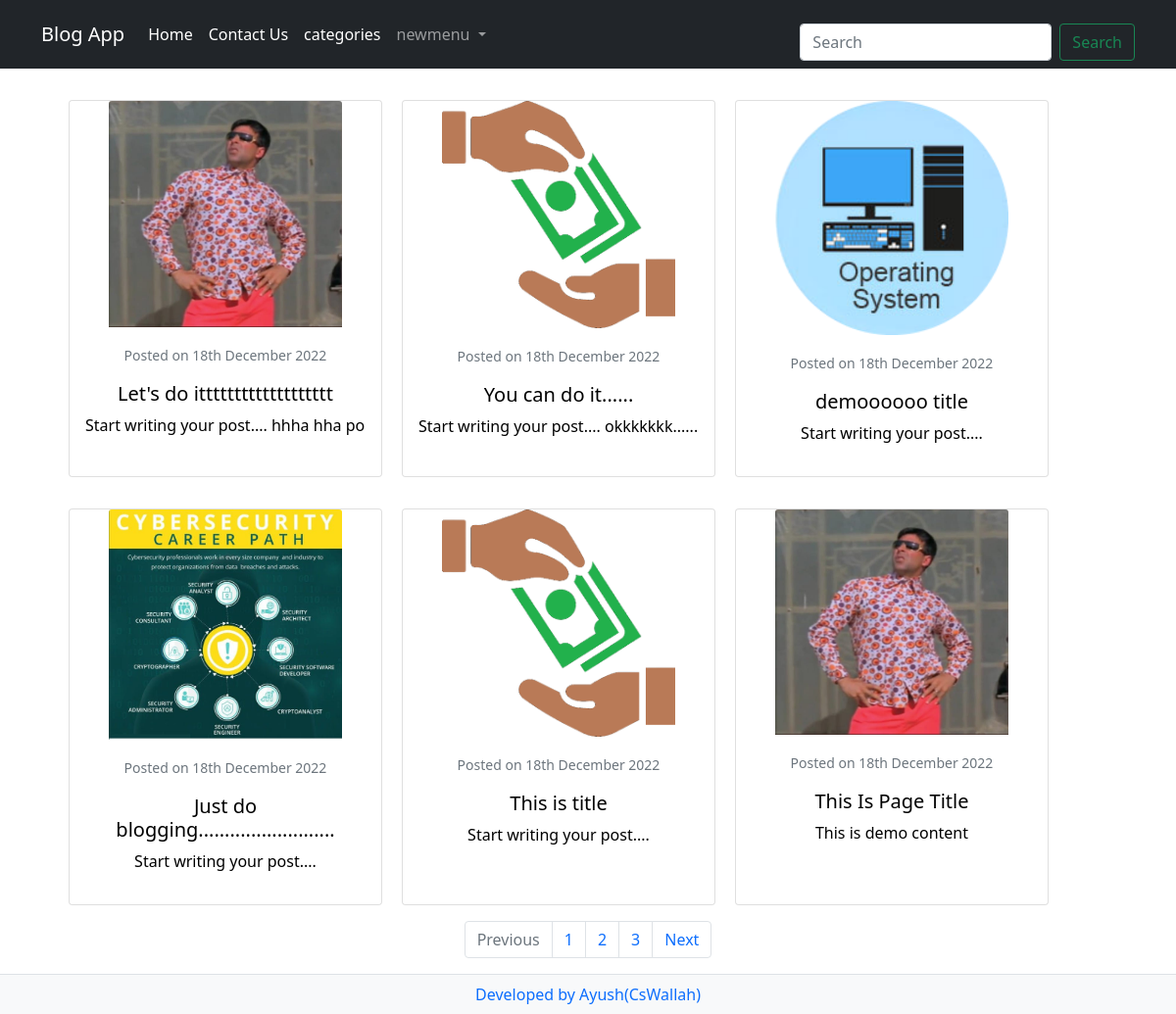
The page / on the database its author committed.
### tables this page shows
CREATE TABLE `menu` (
  `id` int(11) NOT NULL,
  `name` varchar(200) NOT NULL,
  `action` text NOT NULL
);

CREATE TABLE `post` (
  `id` int(11) NOT NULL,
  `title` text NOT NULL,
  `content` text NOT NULL,
  `created_at` timestamp NOT NULL DEFAULT current_timestamp() ON UPDATE current_timestamp(),
  `category_id` int(11) NOT NULL
);

CREATE TABLE `images` (
  `id` int(11) NOT NULL,
  `post_id` int(11) NOT NULL,
  `image` varchar(200) NOT NULL
);

### includes/functions.php (called while the page is built, shortened)
<?php
function getSubMenu($db,$menu_id){
    $query="select * from submenu where parent_menu_id='$menu_id' ";
    $run=mysqli_query($db,$query);
    $data=array();
    while($d=mysqli_fetch_assoc($run)){
        $data[]=$d;
    }
    return $data;
}
function getPostThumb($db,$id){
    $query="select * from images where post_id='$id'";
    $run=mysqli_query($db,$query);
    $data=mysqli_fetch_assoc($run);
    return $data['image'];
}
?>

### index.php (the view, shortened to what this page needs)
<?php require('db.php');
require('includes/functions.php');
if (isset($_GET['page'])) {
  $page = $_GET['page'];
} else {
  $page = 1;
}
$post_per_page = 6;
$result = ($page - 1) * $post_per_page;
?>
<!DOCTYPE html>
<html lang="en">
<head>
  <link href="https://cdn.jsdelivr.net/npm/bootstrap@5.0.0-beta2/dist/css/bootstrap.min.css" rel="stylesheet">
</head>
<body>
  <?php require('includes/navbar.php'); ?>
  <section>
    <div class="container m-auto mt-3 row">
        <?php
        if (isset($_GET['search'])) {
          $keyword = $_GET['search'];
          $postQuery = "select * from post where title like '%$keyword%' order by id desc limit $result,$post_per_page";
        } else {
          $postQuery = "select * from post order by id desc limit $result,$post_per_page";
        }
        $runPQ = mysqli_query($db, $postQuery);
        while ($post = mysqli_fetch_assoc($runPQ)) {
        ?>
          <div class="row col-sm-12 col-md-6 col-lg-4 ">
          <div class="card m-3 g-0 text-center" style="width: 20rem; ">
          <a href="post.php?id=<?= $post['id'] ?>" style="text-decoration: none;color:black;">
            <img class="card-img-top w-75 mx-auto img-fluid" src="images/<?= getPostThumb($db, $post['id']) ?>" alt="Card image cap">
            <div class="card-body">
            <p class="card-text"><small class="text-muted">Posted on <?= date('jS F Y', strtotime($post['created_at'])) ?></small></p>
              <h5 class="card-title"><?= $post['title'] ?></h5>
              <div class="card-text text-truncate" ><?= $post['content'] ?></div>
            </div>
          </a>
          </div>
          </div>
        <?php
        }
        ?>
    </div>
  </section>
    <?php
    if (isset($_GET['search'])) {
      $q = "select * from post where title like '%$keyword%' ";
    } else {
      $q = "select * from post";
    }
    $r = mysqli_query($db, $q);
    $total_post = mysqli_num_rows($r);
    $total_pages = ceil($total_post / $post_per_page);
    ?>
    <nav aria-label="Page navigation example">
      <ul class="pagination justify-content-center">
        <?php
        if ($page > 1) {
          $switch = "";
        } else {
          $switch = "disabled";
        }
        if ($page < $total_pages) {
          $nswitch = "";
        } else {
          $nswitch = "disabled";
        }
        ?>
        <li class="page-item <?= $switch ?>">
          <a class="page-link" href="?<?php if (isset($_GET['search'])) {
                                        echo "search=$keyword&";
                                      } ?>page=<?= $page - 1 ?>" tabindex="-1" aria-disabled="true">Previous</a>
        </li>
        <?php
        for ($lpage = 1; $lpage <= $total_pages; $lpage++) {
        ?>
          <li class="page-item"><a class="page-link" href="?<?php if (isset($_GET['search'])) {
                                                              echo "search=$keyword&";
                                                            } ?>page=<?= $lpage ?>"><?= $lpage ?></a></li>
        <?php
        }
        ?>
        <li class="page-item <?= $nswitch ?>">
          <a class="page-link" href="?<?php if (isset($_GET['search'])) {
                                        echo "search=$keyword&";
                                      } ?>page=<?= $page + 1 ?>">Next</a>
        </li>
      </ul>
    </nav>
    <?php include_once('includes/footer.php'); ?>
</body>
</html>

### includes/navbar.php (shortened to what this page needs)
<nav class="navbar sticky-top navbar-expand-lg navbar-dark bg-dark">
  <div class="container">
    <a class="navbar-brand" href="#">Blog App</a>
    <div class="collapse navbar-collapse" id="navbarScroll">
      <ul class="navbar-nav me-auto my-2 my-lg-0 navbar-nav-scroll" style="--bs-scroll-height: 200px;">
        <?php
        $navqwery = "select * from menu";
        $runNav = mysqli_query($db, $navqwery);
        while ($menu = mysqli_fetch_assoc($runNav)) {
          $no = count(getSubMenu($db, $menu['id']));
          if (!$no) {
        ?>
            <li class="nav-item">
              <a class="nav-link active" aria-current="page" href="<?= $menu['action'] ?>"><?=$menu['name'] ?></a>
            </li>
          <?php
          } else {
          ?>
            <li class="nav-item dropdown">
              <a class="nav-link dropdown-toggle" href=" <?= $menu['action'] ?>" id="navbarScrollingDropdown" role="button" data-bs-toggle="dropdown" aria-expanded="false">
                <?= $menu['name'] ?>
              </a>
            </li>
        <?php
          }
        }
        ?>
      </ul>
      <form class="d-flex mt-3">
        <input class="form-control me-2 " name="search" type="search" placeholder="Search" aria-label="Search">
        <button class="btn btn-outline-success" type="submit">Search</button>
      </form>
    </div>
  </div>
</nav>

### includes/footer.php
<nav class="navbar navbar-expand-lg navbar-light bg-light border-top">
          <div class="container m-auto">
            <a href="#" class="m-auto" style="text-decoration: none;">Developed by Ayush(CsWallah)</a>
          </div>
        </nav>

### rows shown on the page
menu: name "Home"
menu: name "Contact Us"
menu: name "categories"
menu: name "newmenu"
post: id.image (picture), created_at "18th December 2022", title "Let's do ittttttttttttttttttt", content "Start writing your post.... hhha hha…"
post: id.image (picture), created_at "18th December 2022", title "You can do it......", content "Start writing your post.... okkkkkkk...…"
post: id.image (picture), created_at "18th December 2022", title "demoooooo title", content "Start writing your post...."
post: id.image (picture), created_at "18th December 2022", title "Just do blogging..........................", content "Start writing your post...."
post: id.image (picture), created_at "18th December 2022", title "This is title", content "Start writing your post...."
post: id.image (picture), created_at "18th December 2022", title "This Is Page Title", content "This is demo content"
